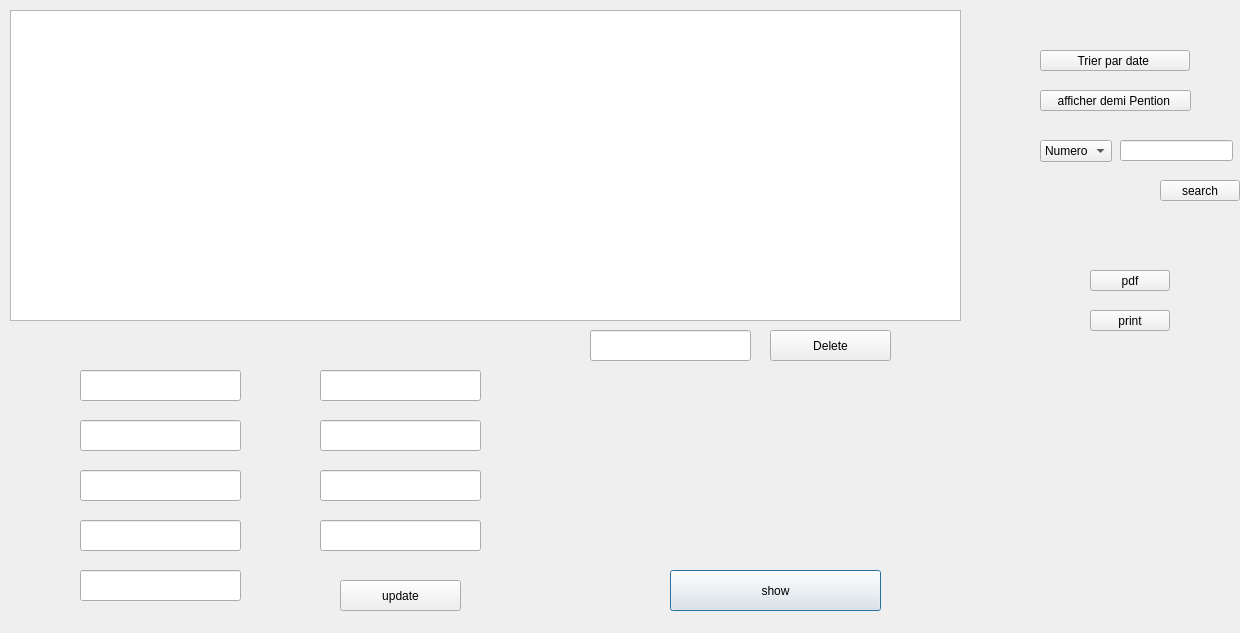
<?xml version="1.0" encoding="UTF-8"?>
<ui version="4.0">
 <class>DialogHeberg</class>
 <widget class="QDialog" name="DialogHeberg">
  <property name="geometry">
   <rect>
    <x>0</x>
    <y>0</y>
    <width>1240</width>
    <height>633</height>
   </rect>
  </property>
  <property name="windowTitle">
   <string>Dialog</string>
  </property>
  <widget class="QPushButton" name="pushButton">
   <property name="geometry">
    <rect>
     <x>670</x>
     <y>570</y>
     <width>211</width>
     <height>41</height>
    </rect>
   </property>
   <property name="text">
    <string>show</string>
   </property>
  </widget>
  <widget class="QTableView" name="tableView1">
   <property name="geometry">
    <rect>
     <x>10</x>
     <y>10</y>
     <width>951</width>
     <height>311</height>
    </rect>
   </property>
   <property name="sizePolicy">
    <sizepolicy hsizetype="Maximum" vsizetype="Maximum">
     <horstretch>10</horstretch>
     <verstretch>10</verstretch>
    </sizepolicy>
   </property>
   <property name="sizeIncrement">
    <size>
     <width>10</width>
     <height>10</height>
    </size>
   </property>
  </widget>
  <widget class="QPushButton" name="pushButton_2">
   <property name="geometry">
    <rect>
     <x>770</x>
     <y>330</y>
     <width>121</width>
     <height>31</height>
    </rect>
   </property>
   <property name="text">
    <string>Delete</string>
   </property>
  </widget>
  <widget class="QLineEdit" name="Search">
   <property name="geometry">
    <rect>
     <x>590</x>
     <y>330</y>
     <width>161</width>
     <height>31</height>
    </rect>
   </property>
  </widget>
  <widget class="QLineEdit" name="lineEdit">
   <property name="geometry">
    <rect>
     <x>80</x>
     <y>370</y>
     <width>161</width>
     <height>31</height>
    </rect>
   </property>
  </widget>
  <widget class="QLineEdit" name="lineEdit_2">
   <property name="geometry">
    <rect>
     <x>80</x>
     <y>420</y>
     <width>161</width>
     <height>31</height>
    </rect>
   </property>
  </widget>
  <widget class="QLineEdit" name="lineEdit_3">
   <property name="geometry">
    <rect>
     <x>80</x>
     <y>470</y>
     <width>161</width>
     <height>31</height>
    </rect>
   </property>
  </widget>
  <widget class="QLineEdit" name="lineEdit_4">
   <property name="geometry">
    <rect>
     <x>80</x>
     <y>520</y>
     <width>161</width>
     <height>31</height>
    </rect>
   </property>
  </widget>
  <widget class="QLineEdit" name="lineEdit_5">
   <property name="geometry">
    <rect>
     <x>80</x>
     <y>570</y>
     <width>161</width>
     <height>31</height>
    </rect>
   </property>
  </widget>
  <widget class="QLineEdit" name="lineEdit_6">
   <property name="geometry">
    <rect>
     <x>320</x>
     <y>370</y>
     <width>161</width>
     <height>31</height>
    </rect>
   </property>
  </widget>
  <widget class="QLineEdit" name="lineEdit_7">
   <property name="geometry">
    <rect>
     <x>320</x>
     <y>420</y>
     <width>161</width>
     <height>31</height>
    </rect>
   </property>
  </widget>
  <widget class="QLineEdit" name="lineEdit_8">
   <property name="geometry">
    <rect>
     <x>320</x>
     <y>470</y>
     <width>161</width>
     <height>31</height>
    </rect>
   </property>
  </widget>
  <widget class="QLineEdit" name="lineEdit_9">
   <property name="geometry">
    <rect>
     <x>320</x>
     <y>520</y>
     <width>161</width>
     <height>31</height>
    </rect>
   </property>
  </widget>
  <widget class="QPushButton" name="update">
   <property name="geometry">
    <rect>
     <x>340</x>
     <y>580</y>
     <width>121</width>
     <height>31</height>
    </rect>
   </property>
   <property name="text">
    <string>update</string>
   </property>
  </widget>
  <widget class="QPushButton" name="Tri1">
   <property name="geometry">
    <rect>
     <x>1040</x>
     <y>50</y>
     <width>150</width>
     <height>21</height>
    </rect>
   </property>
   <property name="text">
    <string>Trier par date </string>
   </property>
  </widget>
  <widget class="QPushButton" name="pushButton_4">
   <property name="geometry">
    <rect>
     <x>1040</x>
     <y>90</y>
     <width>151</width>
     <height>21</height>
    </rect>
   </property>
   <property name="text">
    <string>afficher demi Pention </string>
   </property>
  </widget>
  <widget class="QLineEdit" name="Linesearch">
   <property name="geometry">
    <rect>
     <x>1120</x>
     <y>140</y>
     <width>113</width>
     <height>21</height>
    </rect>
   </property>
  </widget>
  <widget class="QComboBox" name="comboBox">
   <property name="geometry">
    <rect>
     <x>1040</x>
     <y>140</y>
     <width>72</width>
     <height>22</height>
    </rect>
   </property>
   <item>
    <property name="text">
     <string>Numero </string>
    </property>
   </item>
   <item>
    <property name="text">
     <string>nom</string>
    </property>
   </item>
   <item>
    <property name="text">
     <string>cin</string>
    </property>
   </item>
   <item>
    <property name="text">
     <string>pention</string>
    </property>
   </item>
   <item>
    <property name="text">
     <string>chambre</string>
    </property>
   </item>
   <item>
    <property name="text">
     <string>prenom</string>
    </property>
   </item>
  </widget>
  <widget class="QPushButton" name="pushButton_3">
   <property name="geometry">
    <rect>
     <x>1160</x>
     <y>180</y>
     <width>80</width>
     <height>21</height>
    </rect>
   </property>
   <property name="text">
    <string>search</string>
   </property>
  </widget>
  <widget class="QPushButton" name="pdf">
   <property name="geometry">
    <rect>
     <x>1090</x>
     <y>270</y>
     <width>80</width>
     <height>21</height>
    </rect>
   </property>
   <property name="text">
    <string>pdf</string>
   </property>
  </widget>
  <widget class="QPushButton" name="pushButton_5">
   <property name="geometry">
    <rect>
     <x>1090</x>
     <y>310</y>
     <width>80</width>
     <height>21</height>
    </rect>
   </property>
   <property name="text">
    <string>print</string>
   </property>
  </widget>
 </widget>
 <resources/>
 <connections/>
</ui>
